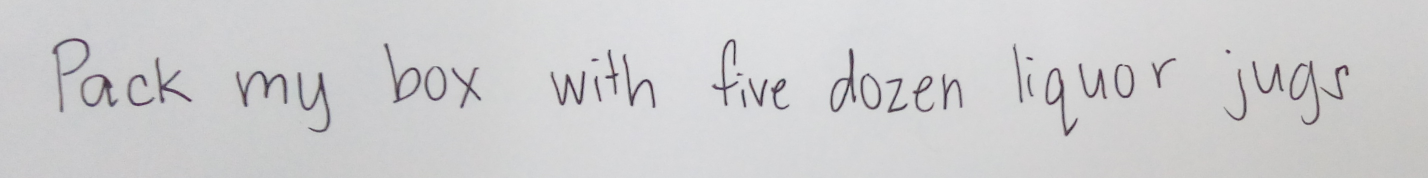
#> input picture pic1.jpg, 2856 x 356 px (shown at 1/2 size); its folder holds only this picture in this run
$ python -i utils.py   (imports and definitions only)   (older library calls are emulated)
#> lines starting #> are read from the running program, lines starting #| are printed output that depends on the picture; after the words box and inside, x2 and y2 are one past the last pixel; in counts of white or black regions, pixels touching at a corner belong together; long printed decimals are rounded
"""
	W A R N I N G :
	*** DO NOT CHANGE ANYTHING IN THIS FILE
		UNLESS YOU ARE ADDING A NEW FUNCTION
		for local experimentation:
			- duplicate the function in your python file

	All global functions should be placed here
	in order to reduce redundancy of its presence
	for every file.
"""


import cv2
import glob
import numpy as np
import math
from sklearn import model_selection,svm
import sys
import statistics

# [14 lines left out: functions resizeTo28, resizeTo20, not called in this run]
def get_ROI(image,contours):
	# for c in contours:
	x,y,w,h = cv2.boundingRect(contours[0])
	# print(x,y,w,h)
	patch = image[y:(y+h),x:(x+w)]


	return patch


def center_image(patch,contours):

	new_img = np.zeros((20,20),np.uint8)
	# print(new_img.shape)
	# print(patch.shape)
	# x,y,w,h = cv2.boundingRect(contours[0])
	h,w = patch.shape[0:2]
	mX = math.floor((20-w)/2)
	mY = math.floor((20-h)/2)
	# print("mX: {}  mY:{}  " .format(mX,mY))
	x1 = mX
	x2 = x1+w
	y1 = mY
	y2 = y1+h
	# print("y1: {}  y2: {}  x1: {}  x2: {}"  .format(mY,y2,x1,x2))
	new_img[y1:y2,x1:x2] = patch

	# print("--------------")
	# cv2.imshow("CENTER",new_img)
	# cv2.waitKey(0)
	return new_img

def transform20x20(image):
	# _, contours, _ = cv2.findContours(image, cv2.RETR_LIST, cv2.CHAIN_APPROX_SIMPLE)
	original = image
	prepimage,contours = otsu_preprocess(image)
	contours1 = remove_noise(contours)
	contours = remove_coinsides_letter(contours1)


	# if(len(contours) == 1):
		# Center the position of the image to a new 28x28 image


	if(len(contours) >1 ):
		# contours = sort_LR(contours)
		contours = remove_coinsides_letter(contours)
		# show_contours(contours,image)
		print("More than 1 contour found. Hopefully this was fixed.")
		# [8 lines of commented-out code are left out]

	patch = get_ROI(prepimage,contours)
	centered = center_image(patch,contours)
	# cv2.imshow("patch",patch)
	# cv2.imshow("centered",centered)
	# cv2.waitKey(1)

	return centered
# [10 lines left out: function get_max_area_contour, not called in this run]
def get_ave_area(contours0):
	temp = 0
	for c in contours0:
		[x, y, w, h] = cv2.boundingRect(c)
		current_area = w*h
		# print("current area: ",current_area)
		temp = temp + current_area
	ave_area = temp/len(contours0)
	print("average area: ",ave_area)
	return ave_area
# [9 lines of commented-out code are left out]
# [27 lines left out: functions get_median_area, show_contours, not called in this run]


def remove_noise(contours0):
	contours = []
	ave_area = get_ave_area(contours0)
	# print("average area: ",ave_area)
	threshold_area = (0.010*(ave_area))
	# print("threshold area: ",threshold_area)
	# contours = [c for cv2.boundingRect(c) in contours0 if (((c[0]+c[2])*(c[1]+c[3])) >= ave_area)]
	for c in contours0:
		[x,y,w,h] = cv2.boundingRect(c)
		if ((w*h) >= threshold_area ):
			contours.append(c)
	# print("Length of unfiltered contours: ",len(contours0))
	# print("Length of filtered contours: ",len(contours))
	return contours

def otsu_preprocess(image):
	gray = image
	print(len(image.shape))
	if(len(image.shape) > 2):
		gray = cv2.cvtColor(image, cv2.COLOR_BGR2GRAY)
	prepimage = cv2.threshold(gray, 0, 255,
	cv2.THRESH_BINARY_INV | cv2.THRESH_OTSU)[1]
	cv2.imshow("IN OTSU PREPREOCESS IMAGE",prepimage)
	cv2.waitKey(1)
	_, contours, hierarchy = cv2.findContours(prepimage, cv2.RETR_LIST, cv2.CHAIN_APPROX_SIMPLE)
	return prepimage,contours

# [17 lines left out: function remove_coinsides, not called in this run]

def overlapX(boxA,boxB):
	Ax1,Ay1,Ax2,Ay2 = boxA
	Bx1,By1,Bx2,By2 = boxB

	end = Ax2
	start = Bx1
	if Bx1 < Ax1: # if B is before A
		end = Bx2
		start = Ax1

	return start <= end

def overlapY(boxA,boxB):
	Ax1,Ay1,Ax2,Ay2 = boxA
	Bx1,By1,Bx2,By2 = boxB

	end = Ay2
	start = By1
	if By1 < Ay1: # if B is before A
		end = By2
		start = Ay1

	return start <= end

def remove_coinsides_letter(contours):
	import itertools
	remove = []
	indices = range(len(contours))
	for index1,index2 in itertools.combinations(indices,2):
		contour1 = contours[index1]
		contour2 = contours[index2]

		c1_x1,c1_y1,w1,h1 = cv2.boundingRect(contour1)
		c2_x1,c2_y1,w2,h2 = cv2.boundingRect(contour2)
		c1_x2,c1_y2 = c1_x1 + w1, c1_y1 + h1
		c2_x2,c2_y2 = c2_x1 + w2, c2_y1 + h2

		boxA = (c1_x1,c1_y1,c1_x2,c1_y2)
		boxB = (c2_x1,c2_y1,c2_x2,c2_y2)
		if overlapX(boxA,boxB) or overlapY(boxA,boxB):
			areaA = w1 * h1
			areaB = w2 * h2
			smaller = index1 # first box is smaller (assume)
			if areaB < areaA: # second box is smaller
				smaller = index2
			remove.append(smaller)

	return [contour for i,contour in enumerate(contours) if i not in remove]


# [20 lines left out: function preprocess, not called in this run]


def sort_LR(contours):
	contours.sort(key=lambda b: b[0])
	return contours


# [8 lines left out: function resize_img, not called in this run]

>>> import cv2
>>> picture = cv2.imread('pic1.jpg')
#> picture is the input picture: shape (356, 2856, 3); mean B, G, R 206.6, 205.4, 205.7
>>> result = transform20x20(picture)
#| 3
#> in otsu_preprocess, `prepimage = cv2.threshold(gray, 0, 255, cv2.THRESH_BINARY_INV | cv2.TH..`:
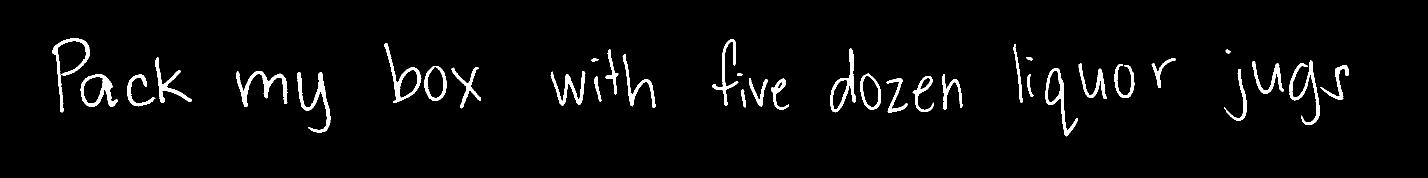
#> prepimage: shape (356, 2856) (shown at 1/2 size); 3.3% white; 36 white regions
#> in otsu_preprocess, `_, contours, hierarchy = cv2.findContours(prepimage, cv2.RETR_LIST, cv..`: contours = 45 contours, 1 with area under 20; largest, box (x1, y1, x2, y2) and area: (161, 148, 235, 214) 3016, (768, 87, 843, 206) 2738, (2091, 136, 2155, 273) 2520, (1661, 96, 1712, 225) 2418, (849, 133, 893, 202) 2333
#> the loop in get_ave_area, `for c in contours0:` made 45 passes
#> (x, y, w, h, current_area, temp) on passes 1, 3, 4, 5, 6, 7, 8, 9, 10, 11, 12, 13: (1482, 179, 10, 36, 360, 360), (1554, 163, 12, 15, 180, 549), (1664, 159, 32, 61, 1952, 2501), (1542, 157, 36, 63, 2268, 4769), (1498, 157, 37, 56, 2072, 6841), (1839, 155, 22, 25, 550, 7391), (1772, 156, 43, 70, 3010, 10401), (166, 153, 41, 55, 2255, 12656), (1825, 152, 42, 72, 3024, 15680), (1725, 151, 33, 64, 2112, 17792), (1189, 152, 14, 51, 714, 18506), (255, 149, 56, 64, 3584, 22090)
#> after the loop in get_ave_area, `for c in contours0:`: temp = 159433
#> in get_ave_area, `ave_area = temp/len(contours0)`: ave_area = 3543
#| average area:  3542.956
#> in remove_noise, `threshold_area = (0.010*(ave_area))`: threshold_area = 35.43
#> the loop in remove_noise, `for c in contours0:` made 45 passes
#> (x, y, w, h) on passes 1, 3, 4, 5, 6, 7, 8, 9, 10, 11, 12, 13: (1482, 179, 10, 36), (1554, 163, 12, 15), (1664, 159, 32, 61), (1542, 157, 36, 63), (1498, 157, 37, 56), (1839, 155, 22, 25), (1772, 156, 43, 70), (166, 153, 41, 55), (1825, 152, 42, 72), (1725, 151, 33, 64), (1189, 152, 14, 51), (255, 149, 56, 64)
#> (c, x, y, w, h) on pass 2: ([[934, 168], [935, 167], [936, 168], [935, 169]], 934, 167, 3, 3)
#> after the loop in remove_noise, `for c in contours0:`: contours = 44 contours; largest, box (x1, y1, x2, y2) and area: (161, 148, 235, 214) 3016, (768, 87, 843, 206) 2738, (2091, 136, 2155, 273) 2520, (1661, 96, 1712, 225) 2418, (849, 133, 893, 202) 2333
#> in transform20x20, `contours1 = remove_noise(contours)`: contours1 has the same summary as contours in remove_noise
#> the loop in remove_coinsides_letter, `for index1,index2 in itertools.combinations(indices,2):` made 946 passes
#> (index1, index2, c2_x1, c2_y1, w2, h2, c2_x2, c2_y2) on passes 2 to 6: (0, 2, 1664, 159, 32, 61, 1696, 220), (0, 3, 1542, 157, 36, 63, 1578, 220), (0, 4, 1498, 157, 37, 56, 1535, 213), (0, 5, 1839, 155, 22, 25, 1861, 180), (0, 6, 1772, 156, 43, 70, 1815, 226)
#> (index1, index2) on passes 8 to 13: (0, 8), (0, 9), (0, 10), (0, 11), (0, 12), (0, 13)
#> in get_ROI, `patch = image[y:(y+h),x:(x+w)]`:
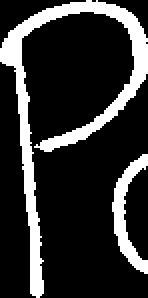
#> patch: shape (149, 74) (shown 2 times larger); 19.2% white; 2 white regions, box (x1, y1, x2, y2) and area: (0, 0, 74, 149) 1731, (56, 77, 74, 137) 388
#> (the run stopped early here; a loop or call above may not have finished)

$ run again, on pic10.jpg
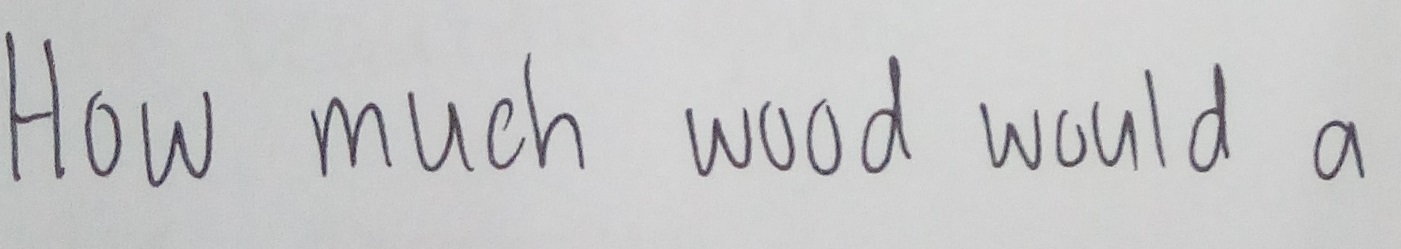
#> input picture pic10.jpg, 1401 x 249 px
#> picture is the input picture: shape (249, 1401, 3); mean B, G, R 199.9, 199.4, 199.3
#| 3
#> in otsu_preprocess, `prepimage = cv2.threshold(gray, 0, 255, cv2.THRESH_BINARY_INV | cv2.TH..`:
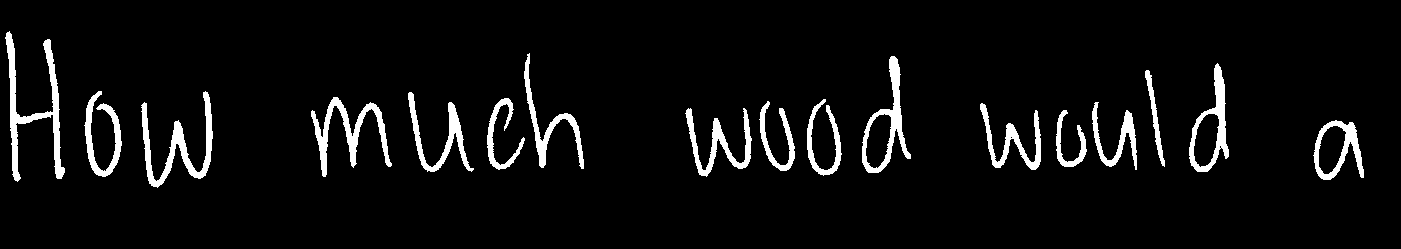
#> prepimage: shape (249, 1401); 5.5% white; 17 white regions
#> in otsu_preprocess, `_, contours, hierarchy = cv2.findContours(prepimage, cv2.RETR_LIST, cv..`: contours = 22 contours, 2 with area under 20; largest, box (x1, y1, x2, y2) and area: (862, 56, 911, 173) 2246, (1189, 63, 1229, 172) 2125, (1313, 120, 1364, 180) 1852, (5, 31, 65, 182) 1774, (141, 91, 213, 188) 1489
#> the loop in get_ave_area, `for c in contours0:` made 22 passes
#> (x, y, w, h, current_area, temp) on passes 3 to 10: (1318, 125, 29, 50, 1450, 1471), (1313, 120, 51, 60, 3060, 4531), (1193, 113, 27, 55, 1485, 6016), (865, 113, 27, 56, 1512, 7528), (1056, 110, 31, 57, 1767, 9295), (685, 108, 67, 69, 4623, 13918), (980, 103, 61, 67, 4087, 18005), (1092, 102, 45, 68, 3060, 21065)
#> after the loop in get_ave_area, `for c in contours0:`: temp = 79081
#> in get_ave_area, `ave_area = temp/len(contours0)`: ave_area = 3594.6
#| average area:  3594.591
#> threshold_area = 35.95
#> the loop in remove_noise, `for c in contours0:` made 22 passes
#> (x, y, w, h) on passes 1, 3, 4, 5, 6, 7, 8, 9: (1219, 145, 3, 4), (1318, 125, 29, 50), (1313, 120, 51, 60), (1193, 113, 27, 55), (865, 113, 27, 56), (1056, 110, 31, 57), (685, 108, 67, 69), (980, 103, 61, 67)
#> after the loop in remove_noise, `for c in contours0:`: contours = 20 contours; largest, box (x1, y1, x2, y2) and area: (862, 56, 911, 173) 2246, (1189, 63, 1229, 172) 2125, (1313, 120, 1364, 180) 1852, (5, 31, 65, 182) 1774, (141, 91, 213, 188) 1489
#> contours1 has the same summary as contours in remove_noise
#> the loop in remove_coinsides_letter, `for index1,index2 in itertools.combinations(indices,2):` made 190 passes
#> (index1, index2, c2_x1, c2_y1, w2, h2, c2_x2, c2_y2) on passes 1 to 8: (0, 1, 1313, 120, 51, 60, 1364, 180), (0, 2, 1193, 113, 27, 55, 1220, 168), (0, 3, 865, 113, 27, 56, 892, 169), (0, 4, 1056, 110, 31, 57, 1087, 167), (0, 5, 685, 108, 67, 69, 752, 177), (0, 6, 980, 103, 61, 67, 1041, 170), (0, 7, 1092, 102, 45, 68, 1137, 170), (0, 8, 759, 101, 36, 70, 795, 171)
#> in get_ROI, `patch = image[y:(y+h),x:(x+w)]`:
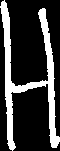
#> patch: shape (151, 60); 23.2% white; 1 white region, box (x1, y1, x2, y2) and area: (0, 0, 60, 151) 2101
